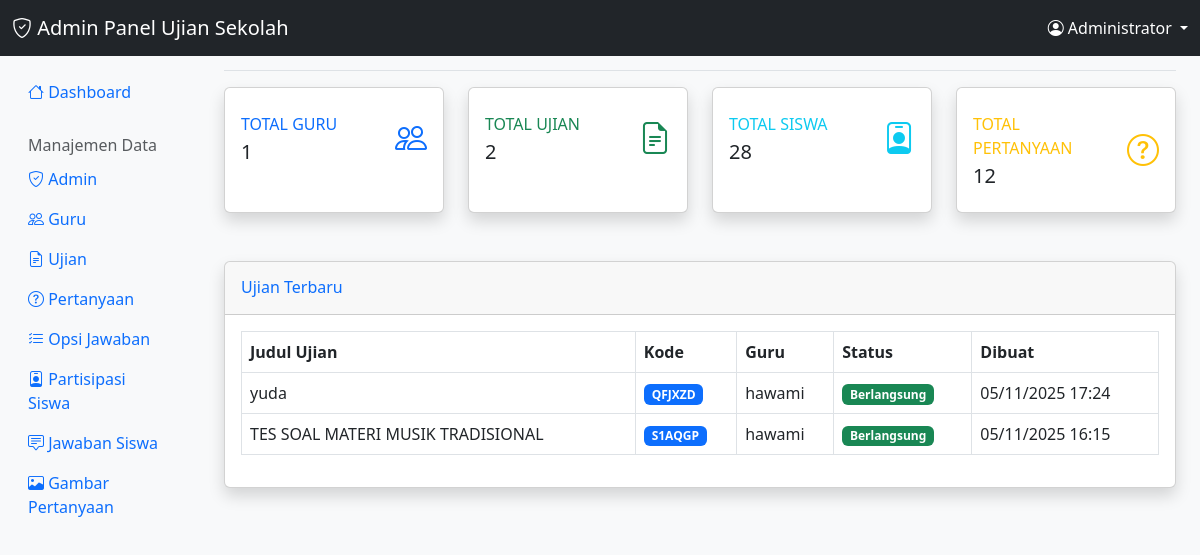
Screenshot of /admin/dashboard.php (signed in) with the database file from the repository.
### tables this page shows
CREATE TABLE `ujian` (
  `id` int(11) NOT NULL,
  `id_guru` int(11) NOT NULL,
  `judul` varchar(255) NOT NULL,
  `kode_ujian` varchar(10) NOT NULL,
  `waktu_mulai` datetime DEFAULT NULL,
  `durasi` int(11) NOT NULL COMMENT 'Durasi dalam menit',
  `gambar_pendukung` varchar(255) DEFAULT NULL,
  `status` enum('menunggu','berlangsung','selesai') DEFAULT 'menunggu',
  `created_at` timestamp NOT NULL DEFAULT current_timestamp()
);

CREATE TABLE `guru` (
  `id` int(11) NOT NULL,
  `username` varchar(100) NOT NULL,
  `password` varchar(255) NOT NULL,
  `created_at` timestamp NOT NULL DEFAULT current_timestamp()
);

### admin/dashboard.php (the view, shortened to what this page needs)
<?php
require_once 'config/auth.php';
$stats = [];
$result = $conn->query("SELECT COUNT(*) as total FROM guru");
$stats['guru'] = $result->fetch_assoc()['total'];
$result = $conn->query("SELECT COUNT(*) as total FROM ujian");
$stats['ujian'] = $result->fetch_assoc()['total'];
$result = $conn->query("SELECT COUNT(DISTINCT CONCAT(nama_siswa, kelas_siswa)) as total FROM partisipasi_siswa");
$stats['siswa'] = $result->fetch_assoc()['total'];
$result = $conn->query("SELECT COUNT(*) as total FROM pertanyaan");
$stats['pertanyaan'] = $result->fetch_assoc()['total'];
$ujian_terbaru = $conn->query("
    SELECT u.judul, u.kode_ujian, u.status, u.created_at, g.username as guru
    FROM ujian u
    JOIN guru g ON u.id_guru = g.id
    ORDER BY u.created_at DESC LIMIT 5
")->fetch_all(MYSQLI_ASSOC);
?>
<!DOCTYPE html>
<html lang="id">
<head>
    <link href="https://cdn.jsdelivr.net/npm/bootstrap@5.3.0/dist/css/bootstrap.min.css" rel="stylesheet">
    <link href="https://cdn.jsdelivr.net/npm/bootstrap-icons@1.10.0/font/bootstrap-icons.css" rel="stylesheet">
</head>
<body class="bg-light">
    <?php include 'includes/navbar.php'; ?>
    <div class="container-fluid">
        <div class="row">
            <?php include 'includes/sidebar.php'; ?>
            <main class="col-md-9 ms-sm-auto col-lg-10 px-md-4">
                <div class="d-flex justify-content-between flex-wrap flex-md-nowrap align-items-center pt-3 pb-2 mb-3 border-bottom">
                    <h1 class="h2">Dashboard</h1>
                </div>
                <div class="row mb-4">
                    <div class="col-xl-3 col-md-6 mb-4">
                        <div class="card border-left-primary shadow h-100 py-2">
                            <div class="card-body">
                                <div class="row no-gutters align-items-center">
                                    <div class="col mr-2">
                                        <div class="text-xs font-weight-bold text-primary text-uppercase mb-1">Total Guru</div>
                                        <div class="h5 mb-0 font-weight-bold text-gray-800"><?= $stats['guru'] ?></div>
                                    </div>
                                    <div class="col-auto">
                                        <i class="bi bi-people text-primary" style="font-size: 2rem;"></i>
                                    </div>
                                </div>
                            </div>
                        </div>
                    </div>
                    <div class="col-xl-3 col-md-6 mb-4">
                        <div class="card border-left-success shadow h-100 py-2">
                            <div class="card-body">
                                <div class="row no-gutters align-items-center">
                                    <div class="col mr-2">
                                        <div class="text-xs font-weight-bold text-success text-uppercase mb-1">Total Ujian</div>
                                        <div class="h5 mb-0 font-weight-bold text-gray-800"><?= $stats['ujian'] ?></div>
                                    </div>
                                    <div class="col-auto">
                                        <i class="bi bi-file-earmark-text text-success" style="font-size: 2rem;"></i>
                                    </div>
                                </div>
                            </div>
                        </div>
                    </div>
                    <div class="col-xl-3 col-md-6 mb-4">
                        <div class="card border-left-info shadow h-100 py-2">
                            <div class="card-body">
                                <div class="row no-gutters align-items-center">
                                    <div class="col mr-2">
                                        <div class="text-xs font-weight-bold text-info text-uppercase mb-1">Total Siswa</div>
                                        <div class="h5 mb-0 font-weight-bold text-gray-800"><?= $stats['siswa'] ?></div>
                                    </div>
                                    <div class="col-auto">
                                        <i class="bi bi-person-badge text-info" style="font-size: 2rem;"></i>
                                    </div>
                                </div>
                            </div>
                        </div>
                    </div>
                    <div class="col-xl-3 col-md-6 mb-4">
                        <div class="card border-left-warning shadow h-100 py-2">
                            <div class="card-body">
                                <div class="row no-gutters align-items-center">
                                    <div class="col mr-2">
                                        <div class="text-xs font-weight-bold text-warning text-uppercase mb-1">Total Pertanyaan</div>
                                        <div class="h5 mb-0 font-weight-bold text-gray-800"><?= $stats['pertanyaan'] ?></div>
                                    </div>
                                    <div class="col-auto">
                                        <i class="bi bi-question-circle text-warning" style="font-size: 2rem;"></i>
                                    </div>
                                </div>
                            </div>
                        </div>
                    </div>
                </div>
                <div class="card shadow mb-4">
                    <div class="card-header py-3">
                        <h6 class="m-0 font-weight-bold text-primary">Ujian Terbaru</h6>
                    </div>
                    <div class="card-body">
                        <div class="table-responsive">
                            <table class="table table-bordered">
                                <thead>
                                    <tr>
                                        <th>Judul Ujian</th>
                                        <th>Kode</th>
                                        <th>Guru</th>
                                        <th>Status</th>
                                        <th>Dibuat</th>
                                    </tr>
                                </thead>
                                <tbody>
                                    <?php foreach ($ujian_terbaru as $ujian): ?>
                                    <tr>
                                        <td><?= htmlspecialchars($ujian['judul']) ?></td>
                                        <td><span class="badge bg-primary"><?= $ujian['kode_ujian'] ?></span></td>
                                        <td><?= htmlspecialchars($ujian['guru']) ?></td>
                                        <td>
                                            <?php
                                            $badge_class = match($ujian['status']) {
                                                'menunggu' => 'bg-warning',
                                                'berlangsung' => 'bg-success',
                                                'selesai' => 'bg-secondary'
                                            };
                                            ?>
                                            <span class="badge <?= $badge_class ?>"><?= ucfirst($ujian['status']) ?></span>
                                        </td>
                                        <td><?= date('d/m/Y H:i', strtotime($ujian['created_at'])) ?></td>
                                    </tr>
                                    <?php endforeach; ?>
                                </tbody>
                            </table>
                        </div>
                    </div>
                </div>
            </main>
        </div>
    </div>
</body>
</html>

### rows the page displays
ujian: judul "yuda", kode_ujian "QFJXZD", id_guru.username "hawami", status "Berlangsung", created_at "05/11/2025 17:24"
ujian: judul "TES SOAL MATERI MUSIK TRADISIONAL", kode_ujian "S1AQGP", id_guru.username "hawami", status "Berlangsung", created_at "05/11/2025 16:15"

### other values shown
$_SESSION['admin_nama'] "Administrator"
$stats['guru'] "1"
$stats['ujian'] "2"
$stats['siswa'] "28"
$stats['pertanyaan'] "12"
